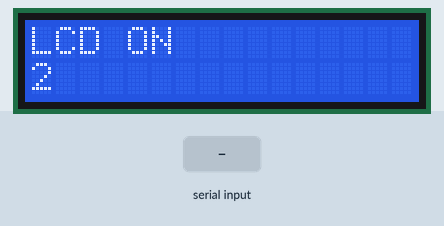
Simulated run of this sketch. Board: Arduino Uno, built with avr-gcc and run on an emulated ATmega328P. Parts: 16×2 character LCD. Inputs (shaded band) come from the test bench.

Above: at 1.2 s.
1.3 s: "1" received over Serial
At 2.0 s:
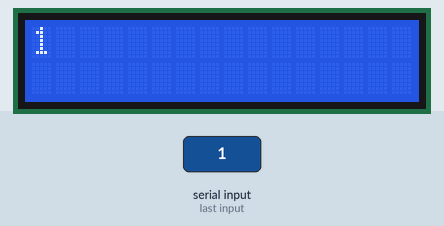
3.0 s: "0" received over Serial
At 3.7 s:
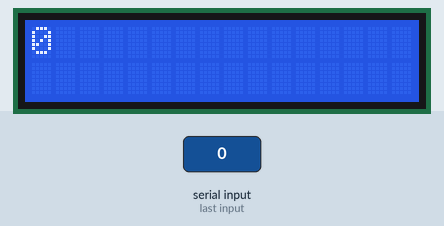
4.5 s: "2" received over Serial
At 4.9 s:
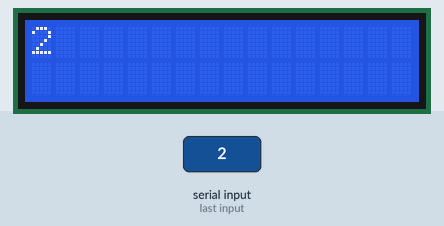
Timing chart, 0 to 7.5 s (numbered marks = the images above; inputs shaded):
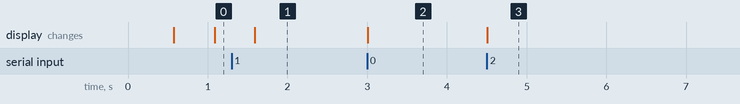

The sketch:

RfactorDisplay.ino
```cpp
/*
 Name:		RfactorDisplay.ino
 Created:	21/11/2015 19:14:01
 Author:	David
*/

#include <LiquidCrystal.h>
LiquidCrystal lcd(8, 13, 9, 4, 5, 6, 7);
int cont = 0;
bool flag = true;


// the setup function runs once when you press reset or power the board
void setup()
{
	Serial.begin(115200);
	lcd.begin(16, 2);
	lcd.setCursor(0, 0);
}

// the loop function runs over and over again until power down or reset
void loop() {

	if (flag)
	{
		lcd.setCursor(0, 0);
		lcd.write("LCD ON");
		lcd.setCursor(0, 1);
		lcd.print(cont++);
		delay(500);
	}

	String content = "";
	while (Serial.available() > 0)
	{
		char character = Serial.read();
		content.concat(character);
		flag = false;
	}

	if (content != "")
	{
		lcd.clear();
		lcd.setCursor(0, 0);
		lcd.print(content);
	}
	delay(10);
}
```

Measured:
- after the input at 1.3 s, the display: changes after 0.29 s (image 1)
- after the input at 3.0 s, the display: changes at once (image 2)
- after the input at 4.5 s, the display: changes at once (image 3)
